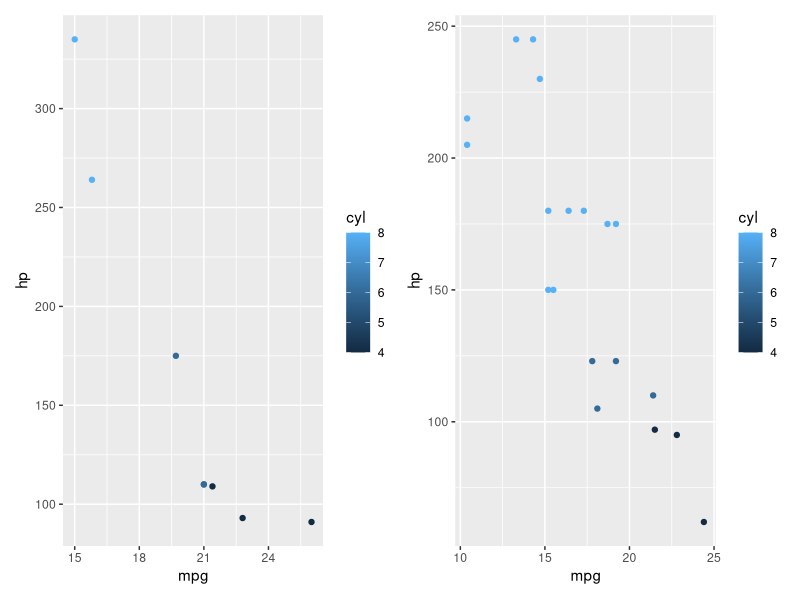

The R script that drew this image:
library(ggplot2)
library(dplyr)
library(ggrepel)
library(patchwork)
manual <- mtcars %>% 
  filter(between(disp, 100, 1000)) %>% 
  group_by(am) %>% 
  arrange(desc(am)) %>% 
  ungroup() %>% 
  slice(1:8)
automatic <- mtcars %>% 
  filter(between(disp, 100, 1000)) %>% 
  group_by(am) %>% 
  arrange(desc(am)) %>% 
  ungroup() %>% 
  slice(9:27)
p1 <- ggplot(manual, aes(mpg, hp)) +
  geom_point(aes(color = cyl))

p2 <- ggplot(automatic, aes(mpg, hp)) +
  geom_point(aes(color = cyl))
(p1 | p2)
